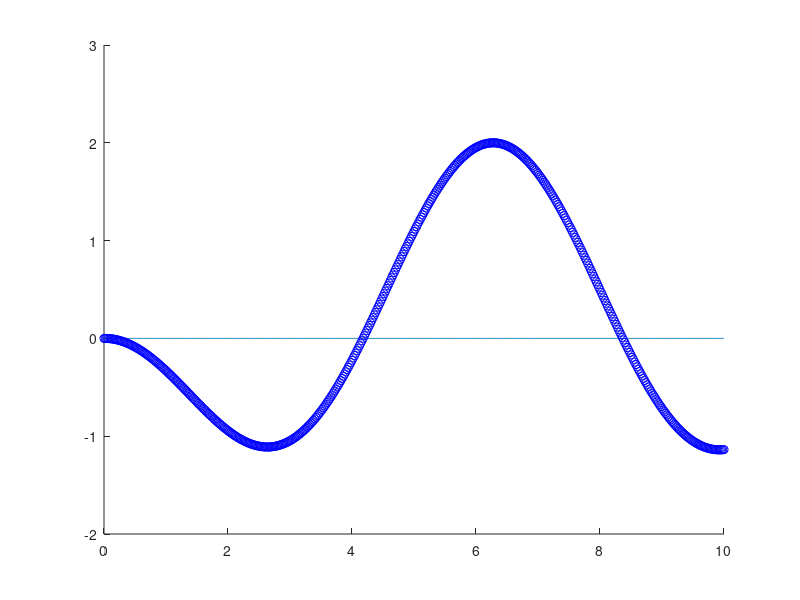

Reproduce this figure in MATLAB.
a = 0;
g = 0;
f = 1;
% INPUT TO THE PROGRAM
k = 0.01;
b = -1;
T = 10;

t = 0:k:T;
y = zeros(1, length(t)); % Column vector
y(1) = f; % Initial value
y(2) = (1 + k^2/2*b) * f;

for i=2:(length(t)-1)
    y(i+1) = -y(i-1) + 2*y(i) + k^2*(b+b^2*k^2/12)*y(i);
end

% With time step 2k
kk = 2*k;
tt = 0:kk:T;
yy = zeros(1, length(tt));
yy(1) = f; % Initial value
yy(2) = (1 + kk^2/2*b) * f;

for i=2:(length(tt)-1)
    yy(i+1) = -yy(i-1) + 2*yy(i) + k^2*(b+b^2*k^2/12)*yy(i);
end

analytical = @(x) cos(sqrt(abs(b))*x); % Trivial to solve analytically, with pen and paper

err1 = zeros(1, length(t));
err2 = zeros(1, length(tt));

for i=1:length(t)
    err1(i) = analytical(t(i)) - y(i);
end
for i=1:length(tt)
    err2(i) = analytical(tt(i)) - yy(i);
end
q = log10(norm(err1)/norm(err2))/log10(k/kk);
disp(q);

% tSkip = t(1:2:end);
% ySkip = y(1:2:end);
% qn = log10(norm(analytical(t)-y)/norm(analytical(tSkip)-ySkip))/log10(k/kk);
% disp(qn)

hold on
% plot(t, y, 'bo');
% t2 = linspace(0, T, 100);
% plot(t2, analytical(t2));
plot(t, err1);
plot(tt, err2, 'bo');
hold off